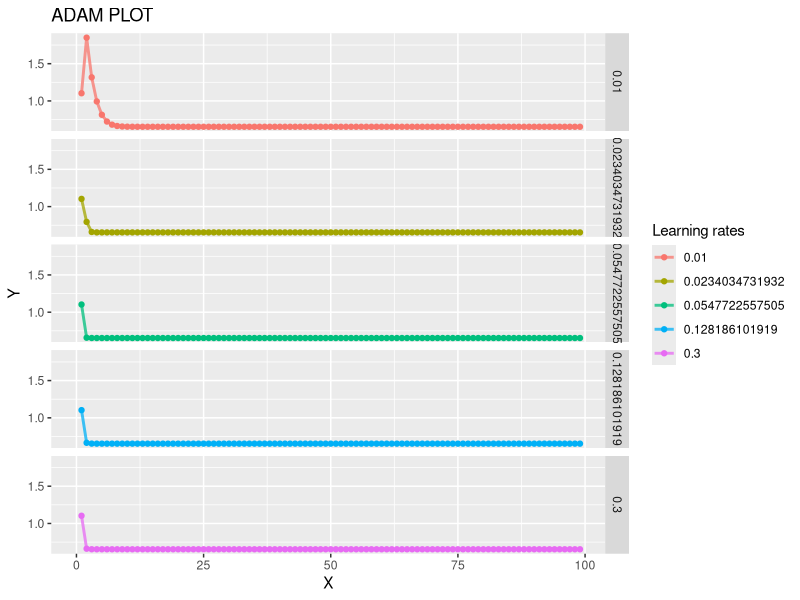
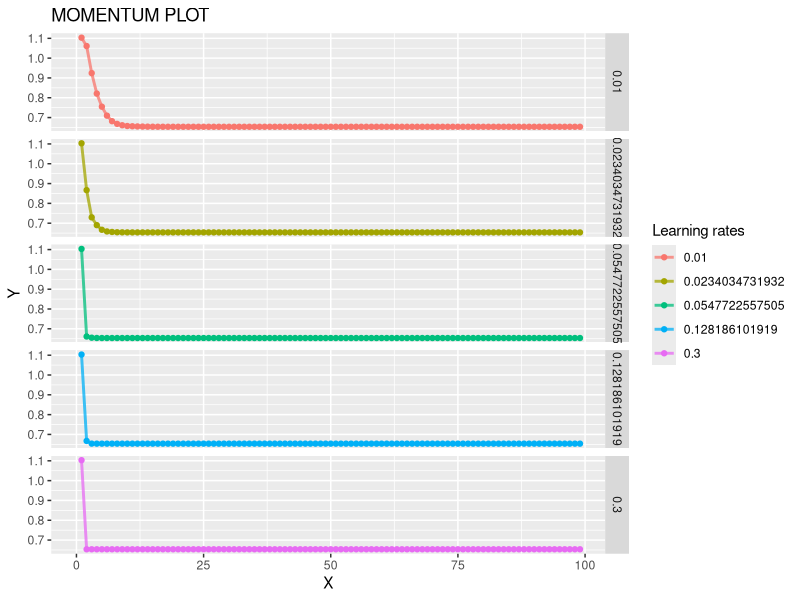
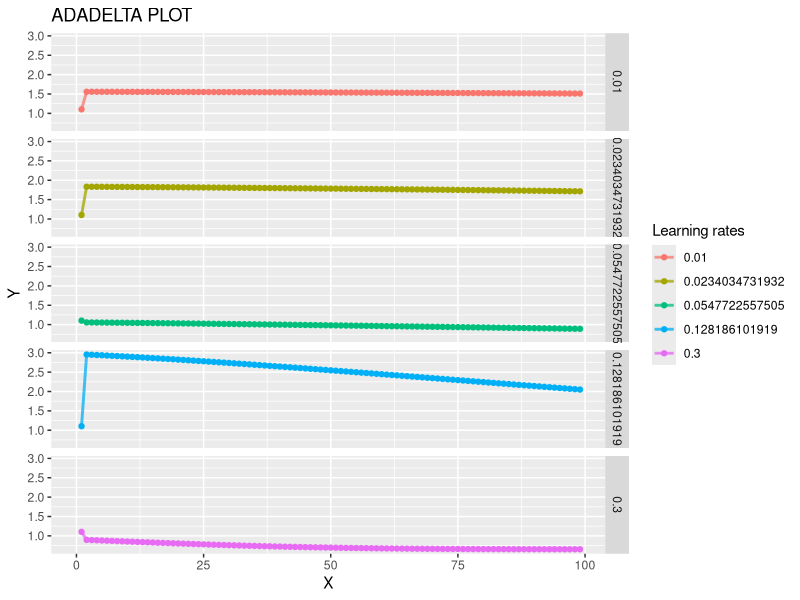
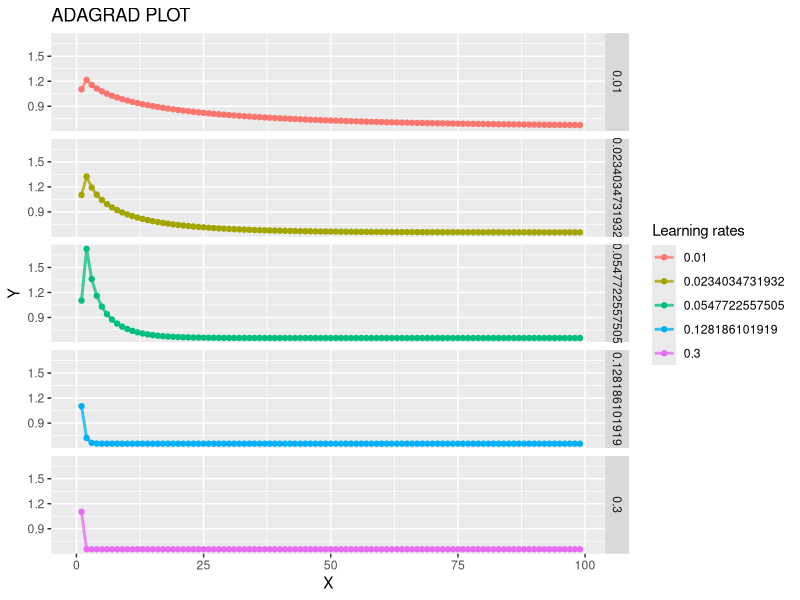

R code for these plots, in order:
library(ggplot2)
trends = read.csv('trend_3_0_0.csv')

n = 5

adam_trends = trends[trends[,1] == 'adam',]
adam_trends$learning_rate = factor(adam_trends$learning_rate)

ggplot(adam_trends, aes(x = rep.int(1:(length(value)/n), n), y = value, color = as.factor(learning_rate))) +
  geom_line(size = 1, alpha = 0.75) +
  geom_point() + 
  ggtitle('ADAM PLOT') +
  scale_color_discrete(name = "Learning rates") +
  scale_x_continuous(name = 'X',
                     limits = c(0, length(adam_trends[,3])/n)) + 
  scale_y_continuous(name = 'Y',
                     limits = c(min(adam_trends[,3]), max(adam_trends[,3]))) +
  facet_grid(learning_rate~.)



momentum_trends = trends[trends[,1] == 'momentum',]
momentum_trends$learning_rate = factor(momentum_trends$learning_rate)

ggplot(momentum_trends, aes(x = rep.int(1:(length(value)/n), n), y = value, color = as.factor(learning_rate))) +
  geom_line(size = 1, alpha = 0.75) +
  geom_point() + 
  ggtitle('MOMENTUM PLOT') +
  scale_color_discrete(name = "Learning rates") +
  scale_x_continuous(name = 'X',
                     limits = c(0, length(momentum_trends[,3])/n)) + 
  scale_y_continuous(name = 'Y',
                     limits = c(min(momentum_trends[,3]), max(momentum_trends[,3]))) +
  facet_grid(learning_rate~.)



adadelta_trends = trends[trends[,1] == 'adadelta',]
adadelta_trends$learning_rate = factor(adadelta_trends$learning_rate)

ggplot(adadelta_trends, aes(x = rep.int(1:(length(value)/n), n), y = value, color = as.factor(learning_rate))) +
  geom_line(size = 1, alpha = 0.75) +
  geom_point() + 
  ggtitle('ADADELTA PLOT') +
  scale_color_discrete(name = "Learning rates") +
  scale_x_continuous(name = 'X',
                     limits = c(0, length(adadelta_trends[,3])/n)) + 
  scale_y_continuous(name = 'Y',
                     limits = c(min(adadelta_trends[,3]), max(adadelta_trends[,3]))) +
  facet_grid(learning_rate~.)



adagrad_trends = trends[trends[,1] == 'adagrad',]
adagrad_trends$learning_rate = factor(adagrad_trends$learning_rate)

ggplot(adagrad_trends, aes(x = rep.int(1:(length(value)/n), n), y = value, color = as.factor(learning_rate))) +
  geom_line(size = 1, alpha = 0.75) +
  geom_point() + 
  ggtitle('ADAGRAD PLOT') +
  scale_color_discrete(name = "Learning rates") +
  scale_x_continuous(name = 'X',
                     limits = c(0, length(adagrad_trends[,3])/n)) + 
  scale_y_continuous(name = 'Y',
                     limits = c(min(adagrad_trends[,3]), max(adagrad_trends[,3]))) +
  facet_grid(learning_rate~.)
